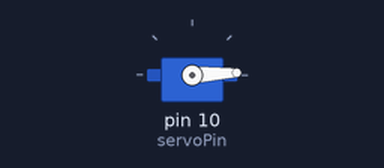
A sketch run on a simulated Arduino Uno, built with avr-gcc and run on an emulated ATmega328P. On the bench: servo.

Above: at 0.05 s.
At 1.15 s:
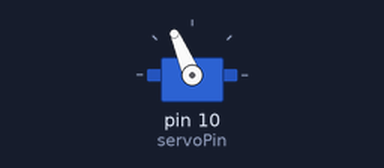
At 2.25 s:
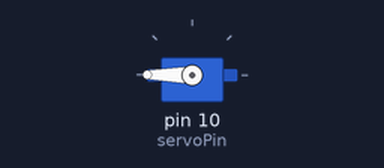
At 4.5 s:
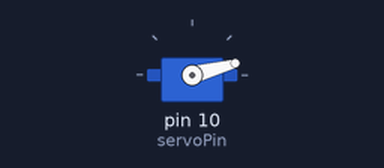
Timing chart, 0 to 7.3 s (numbered marks = the images above):
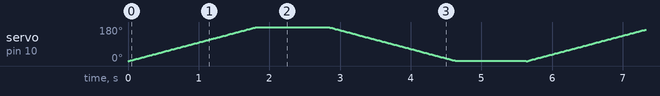

The sketch:

bigServo.ino
```cpp
// Include the Servo library
#include <Servo.h>
// Declare the Servo pin
int servoPin = 10;
// Create a servo object

Servo Servo1;

  int maxx = 180;
  int minn = 0;
  int i =minn;

void setup() {
   // We need to attach the servo to the used pin number
   Servo1.attach(servoPin);
}
void loop(){
//       Servo1.write(90);
//       delay(5000);

   for(i=minn;i<=maxx;i++){
   Servo1.write(i);
   delay(10);
   }

   delay(1000);

   for(i=maxx;i>minn;i--){
   Servo1.write(i);
   delay(10);
   }

   delay(1000);
}
```
